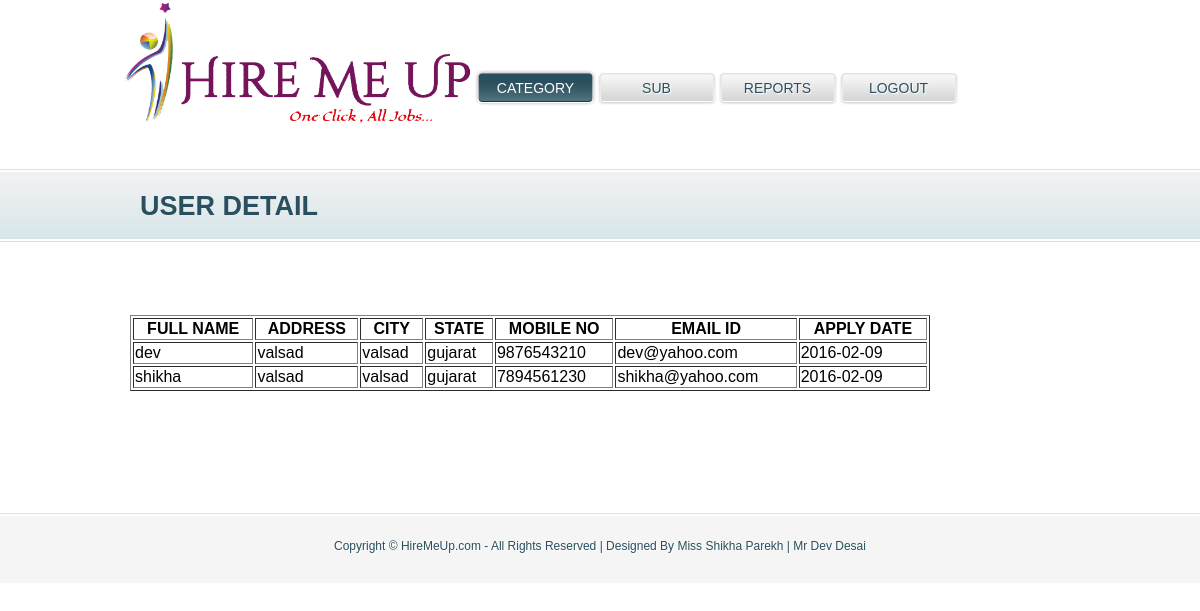
The page /admin_regis_user.php on the database its author committed.
### tables this page shows
CREATE TABLE IF NOT EXISTS `user_regis` (
  `full_name` varchar(50) NOT NULL,
  `address` varchar(250) NOT NULL,
  `city` varchar(50) NOT NULL,
  `state` varchar(50) NOT NULL,
  `mob_no` varchar(10) NOT NULL,
  `email_id` varchar(50) NOT NULL,
  `pwd` varchar(10) NOT NULL,
  `regis_date` date NOT NULL,
  PRIMARY KEY (`email_id`)
);

### admin_regis_user.php (the view, shortened to what this page needs)
<?php
include("admin_header.php");
?>
<div id="body">
  <div class="blog1">
    <h1>User Detail</h1>
     <div>
		<form name="form1" method="post" id="form1" >
		<br/><br/><br/><br/>
		   <?php
	  $res=mysql_query("select * from user_regis");
	if(mysql_num_rows($res)>0)
	{
		echo "<table border='1' width='800px' >
		<thead>
			<tr>
				<th>FULL NAME</th>
				<th>ADDRESS</th>
				<th>CITY</th>
				<th>STATE</th>
				<th>MOBILE NO</th>
				<th>EMAIL ID</th>
				<th>APPLY DATE</th>
			</tr>
		</thead>";
		while($r=mysql_fetch_row($res))
		{
			echo "<tr>";
			echo "<td>$r[0]</td>";
			echo "<td>$r[1]</td>";
			echo "<td>$r[2]</td>";
			echo "<td>$r[3]</td>";
			echo "<td>$r[4]</td>";
			echo "<td>$r[5]</td>";
			echo "<td>$r[7]</td>";
			echo "</tr>";
		}
		echo "</table>";
	}
	  ?><br/><br/><br/><br/>
   </div>
  </div>
</div>
<?php
include("footer.php");
?>

### style.css (style rules this page uses)
body { font-family:Arial, Helvetica, sans-serif; margin:0; padding:0; }
#body { background:url(images/bg-content.gif) repeat-x top left; margin:0; padding:0; min-width:960px; }
#body .contact, #body .about, #body .services, #body .blog, #body .blog1 { margin:0 auto; padding:25px 10px 50px 10px; width:940px; }
#body h1 { color:#2a4f5e; font-size:27px; font-weight:bold; height:74px; line-height:74px; margin:0; padding:0; text-indent:10px; text-transform:uppercase; }
#body .blog1 { overflow:hidden; }

### rows shown on the page
user_regis: full_name "dev", address "valsad", city "valsad", state "gujarat", mob_no "9876543210", email_id "dev@yahoo.com", regis_date "2016-02-09"
user_regis: full_name "shikha", address "valsad", city "valsad", state "gujarat", mob_no "7894561230", email_id "shikha@yahoo.com", regis_date "2016-02-09"
